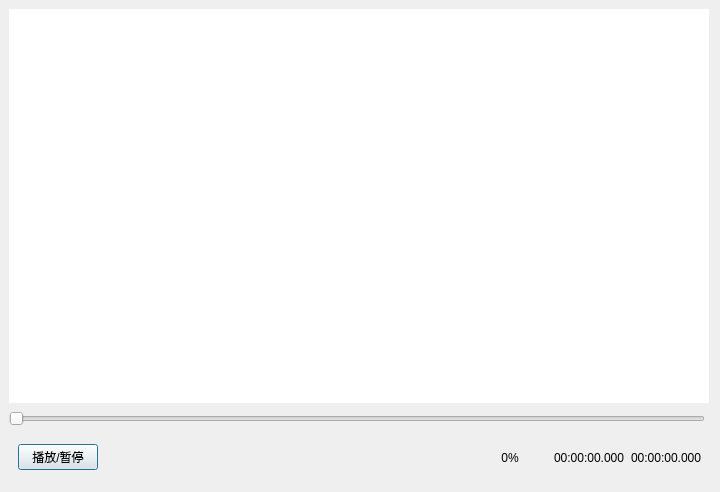
<?xml version="1.0" encoding="UTF-8"?>
<ui version="4.0">
 <class>Dialog</class>
 <widget class="QDialog" name="Dialog">
  <property name="geometry">
   <rect>
    <x>0</x>
    <y>0</y>
    <width>720</width>
    <height>492</height>
   </rect>
  </property>
  <property name="windowTitle">
   <string>Dialog</string>
  </property>
  <widget class="QWidget" name="layoutWidget">
   <property name="geometry">
    <rect>
     <x>9</x>
     <y>9</y>
     <width>702</width>
     <height>471</height>
    </rect>
   </property>
   <layout class="QGridLayout" name="gridLayout">
    <item row="0" column="0" rowspan="2" colspan="2">
     <widget class="letter_view" name="graphicsView">
      <property name="minimumSize">
       <size>
        <width>700</width>
        <height>394</height>
       </size>
      </property>
      <property name="maximumSize">
       <size>
        <width>700</width>
        <height>394</height>
       </size>
      </property>
      <property name="styleSheet">
       <string notr="true">margin: 0; 
padding: 0;
border: none;</string>
      </property>
     </widget>
    </item>
    <item row="3" column="0" colspan="2">
     <widget class="QWidget" name="widget" native="true">
      <layout class="QVBoxLayout" name="verticalLayout_2">
       <item>
        <layout class="QHBoxLayout" name="horizontalLayout">
         <item>
          <widget class="QPushButton" name="btn_play">
           <property name="text">
            <string>播放/暂停</string>
           </property>
          </widget>
         </item>
         <item>
          <spacer name="horizontalSpacer">
           <property name="orientation">
            <enum>Qt::Horizontal</enum>
           </property>
           <property name="sizeHint" stdset="0">
            <size>
             <width>40</width>
             <height>20</height>
            </size>
           </property>
          </spacer>
         </item>
         <item>
          <widget class="QLabel" name="lab_video">
           <property name="minimumSize">
            <size>
             <width>50</width>
             <height>0</height>
            </size>
           </property>
           <property name="text">
            <string> 0%</string>
           </property>
          </widget>
         </item>
         <item>
          <widget class="QLabel" name="lab_time">
           <property name="text">
            <string>00:00:00.000</string>
           </property>
          </widget>
         </item>
         <item>
          <widget class="QLabel" name="lab_time_2">
           <property name="text">
            <string>00:00:00.000</string>
           </property>
          </widget>
         </item>
        </layout>
       </item>
      </layout>
     </widget>
    </item>
    <item row="2" column="0">
     <widget class="myVideoSlider" name="sld_video">
      <property name="minimumSize">
       <size>
        <width>410</width>
        <height>0</height>
       </size>
      </property>
      <property name="maximumSize">
       <size>
        <width>16777215</width>
        <height>20</height>
       </size>
      </property>
      <property name="maximum">
       <number>100</number>
      </property>
      <property name="orientation">
       <enum>Qt::Horizontal</enum>
      </property>
     </widget>
    </item>
   </layout>
  </widget>
 </widget>
 <customwidgets>
  <customwidget>
   <class>myVideoSlider</class>
   <extends>QSlider</extends>
   <header>my_QGraphicsView</header>
  </customwidget>
  <customwidget>
   <class>letter_view</class>
   <extends>QGraphicsView</extends>
   <header location="global">my_QGraphicsView</header>
  </customwidget>
 </customwidgets>
 <resources/>
 <connections/>
</ui>
